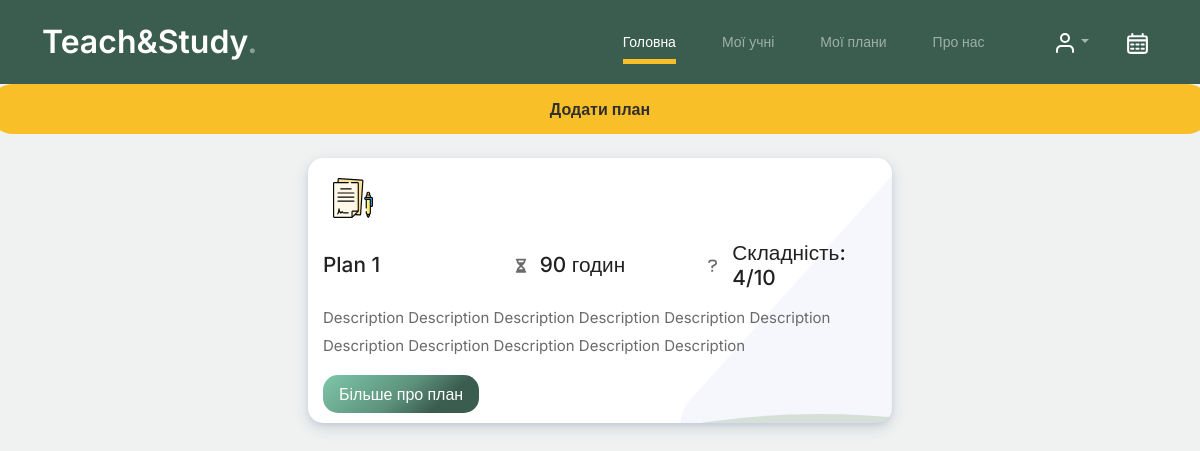
The page /curriculum (signed in) on the database its author committed.
### website/models.py (models this page shows)
class Curriculum(db.Model):
    id = db.Column(db.Integer, primary_key=True)
    name = db.Column(db.String(50))
    description = db.Column(db.String)
    amount = db.Column(db.Integer)
    level = db.Column(db.String(50))
    topics = db.Column(db.String)
    tutor_id = db.Column(db.Integer, db.ForeignKey('tutor.id'))

### website/views.py (the view)
@views.route('/curriculum', methods=['GET'])
@login_required
def curriculum():
    if current_user.is_student:
        flash("Сторінки не існує!", category='error')
        return redirect(url_for('views.home'))
    current_user_id = current_user.id
    tutor = Tutor.query.filter_by(user_id=current_user_id).first()
    if tutor:
        curriculums = Curriculum.query.filter_by(tutor_id=tutor.id).all()
    else:
        curriculums = []  # If no tutor found for the user, set curriculums to an empty list
    return render_template("curriculum.html", user=current_user, curriculums = curriculums)

### website/__init__.py (called while the page is built)
def create_app():
    app = Flask(__name__)
    app.config['SECRET_KEY'] = 'hjshjhdjah kjshkjdhjs'
    app.config['SQLALCHEMY_DATABASE_URI'] = f'sqlite:///{DB_NAME}'
    db.init_app(app)
    from .views import views
    from .auth import auth
    app.register_blueprint(views, url_prefix='/')
    app.register_blueprint(auth, url_prefix='/')
    from .models import User, Note
    with app.app_context():
        db.create_all()
        print('db created')
    login_manager = LoginManager()
    login_manager.login_view = 'auth.login'
    login_manager.init_app(app)
    @login_manager.user_loader
    def load_user(id):
        return User.query.get(int(id))
    return app

### website/templates/curriculum.html
{% extends "base.html" %} {% block title %}Плани{% endblock %}
{% block styles2 %}
    <link href="../static/css/curriculum_card.css" rel="stylesheet">
{% endblock %}
{% block content %}
<div class="section_our_solution">
    <div class="row mb-3">
        <a class="btn btn-m btn-secondary" href="/curriculum/add">Додати план</a>
    </div>
    <div class="row">
      <div class="col-lg-12 col-md-12 col-sm-12">
        <div class="our_solution_category">
          <div class="solution_cards_box">
            {% for curriculum in curriculums %}
            <div class="solution_card">
                <div class="hover_color_bubble"></div>
                <div class="so_top_icon">
                    <img src="../static/images/plan.svg">
                </div>
                <div class="solu_content">
                    <div class="solu_title">
                        <div class="row">
                            <div class="col">
                                <h3>{{ curriculum.name }}</h3>
                            </div>
                            <div class="col">
                                <div class="row">
                                    <div class="col-1">
                                        <i class="fa-solid fa-hourglass"></i>
                                    </div>
                                    <div class="col">
                                        <h3>{{ curriculum.amount }} годин</h3>
                                    </div>
                                </div>
                            </div>
                            <div class="col">
                                <div class="row">
                                    <div class="col-1">
                                        <i class="fa-solid fa-question"></i>                                    </div>
                                    <div class="col">
                                        <h3>Складність: {{ curriculum.level }}/10 </h3>
                                    </div>
                                </div>
                            </div>
                        </div>
                    </div>
                    <div class="solu_description">
                        <p>{{ curriculum.description }}</p>
                        <button type="button" class="read_more_btn">Більше про план</button>
                    </div>
                </div>
            </div>
        {% endfor %}
          </div>
        </div>
      </div>
    </div>
</div>
  {% endblock %}

### website/static/css/style.css (style rules this page uses)
body { overflow-x: hidden; position: relative; }
body { font-family: "Inter", sans-serif; font-weight: 400; line-height: 28px; color: #6a6a6a; font-size: 14px; background-color: #eff2f1; }
a { text-decoration: none; -webkit-transition: .3s all ease; -o-transition: .3s all ease; transition: .3s all ease; color: #2f2f2f; text-decoration: underline; }
.btn { font-weight: 600; padding: 12px 30px; border-radius: 30px; color: #ffffff; background: #2f2f2f; border-color: #2f2f2f; }
.btn.btn-secondary { color: #2f2f2f; background: #f9bf29; border-color: #f9bf29; }
html, body { min-height:100%; }
body { height:100vh; }

### website/static/css/curriculum_card.css (style rules this page uses)
.section_our_solution .row { align-items: center; }
.solution_cards_box .solution_card { background: #fff; box-shadow: 0 2px 4px 0 rgba(136, 144, 195, 0.2), 0 5px 15px 0 rgba(37, 44, 97, 0.15); border-radius: 15px; margin: 8px; padding: 10px 15px; position: relative; z-index: 1; overflow: hidden; min-height: 265px; transition: 0.7s; }
.solu_content { flex: 1; display: flex; flex-direction: column; }
.solution_cards_box .solution_card:before { content: ""; position: absolute; background: rgb(85 108 214 / 5%); width: 170px; height: 400px; z-index: -1; transform: rotate(42deg); right: -56px; top: -23px; border-radius: 35px; }
.solution_card .solu_title h3 { color: #212121; font-size: 1.3rem; margin-top: 13px; margin-bottom: 13px; }
.solution_card .solu_description p { font-size: 15px; margin-bottom: 15px; }
.solution_card .solu_description button { border: 0; border-radius: 15px; background: linear-gradient( 140deg, #7ec7aa 0%, #5c917c 50%, #3b5d50 75% ) !important; color: #fff; font-weight: 500; font-size: 1rem; padding: 5px 16px; }
.hover_color_bubble { position: absolute; background: rgba(28, 98, 7, 0.15); width: 100rem; height: 100rem; left: 0; right: 0; z-index: -1; top: 16rem; border-radius: 50%; transform: rotate(-36deg); left: -18rem; transition: 0.7s; }
.solution_cards_box .solution_card .so_top_icon { width: 60px; height: 60px; border-radius: 50%; background: #fff; overflow: hidden; display: flex; align-items: center; justify-content: center; }
.solution_cards_box .solution_card .so_top_icon img { width: 40px; height: 50px; object-fit: contain; }
@media screen and (min-width: 320px) { .our_solution_category { width: 100%; margin: 0 auto; } }
@media screen and (min-width: 320px) { .our_solution_category .solution_cards_box { flex: auto; } }
@media only screen and (min-width: 768px) { .our_solution_category .solution_cards_box { flex: 1; } }
@media only screen and (min-width: 1024px) { .our_solution_category { width: 50%; margin: 0 auto; } }

### rows shown on the page
Curriculum: name "Plan 1", amount "90", level "4", description "Description Description Description Description Description Description Description Description Description Description Description"
